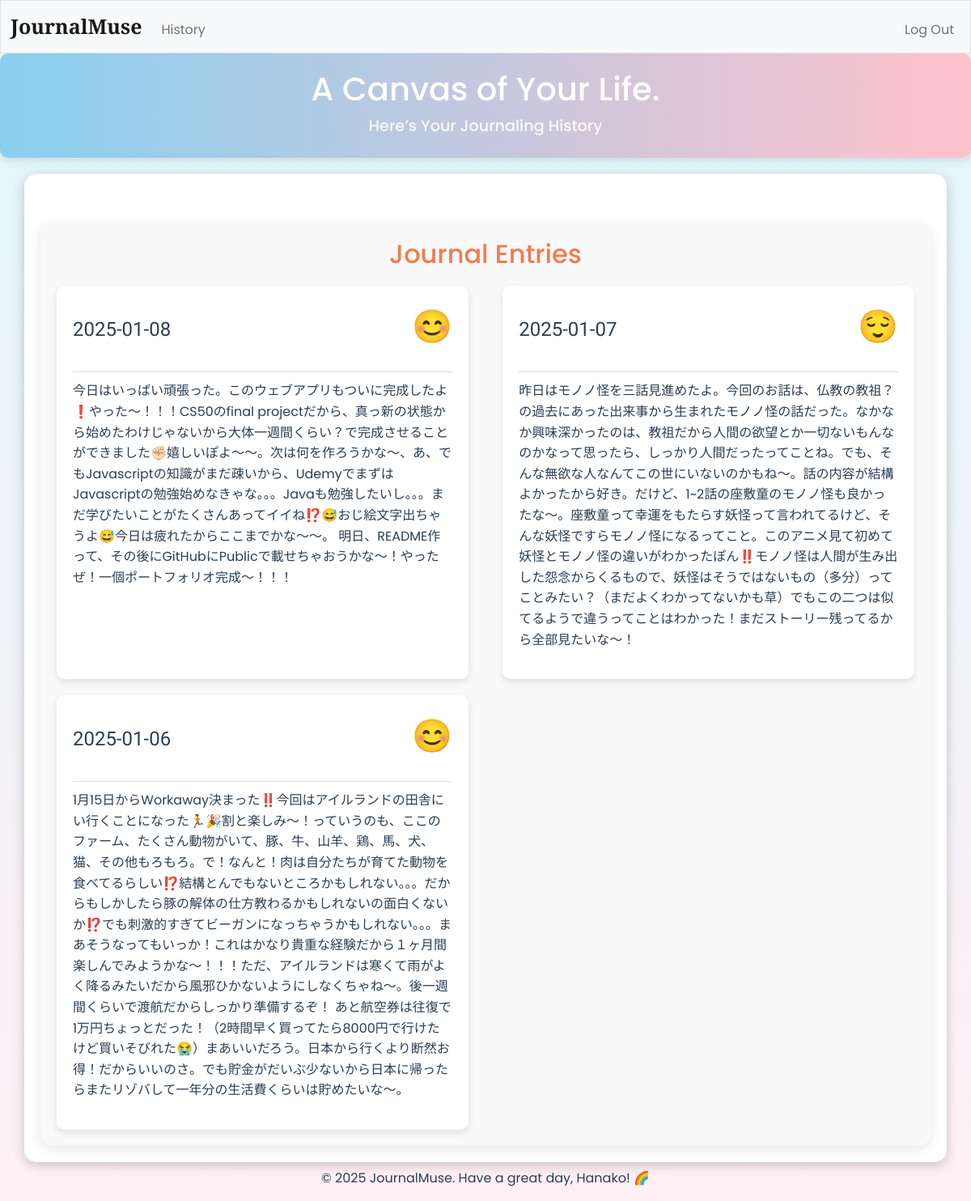
/history (signed in), run on an earlier commit of the app's database.
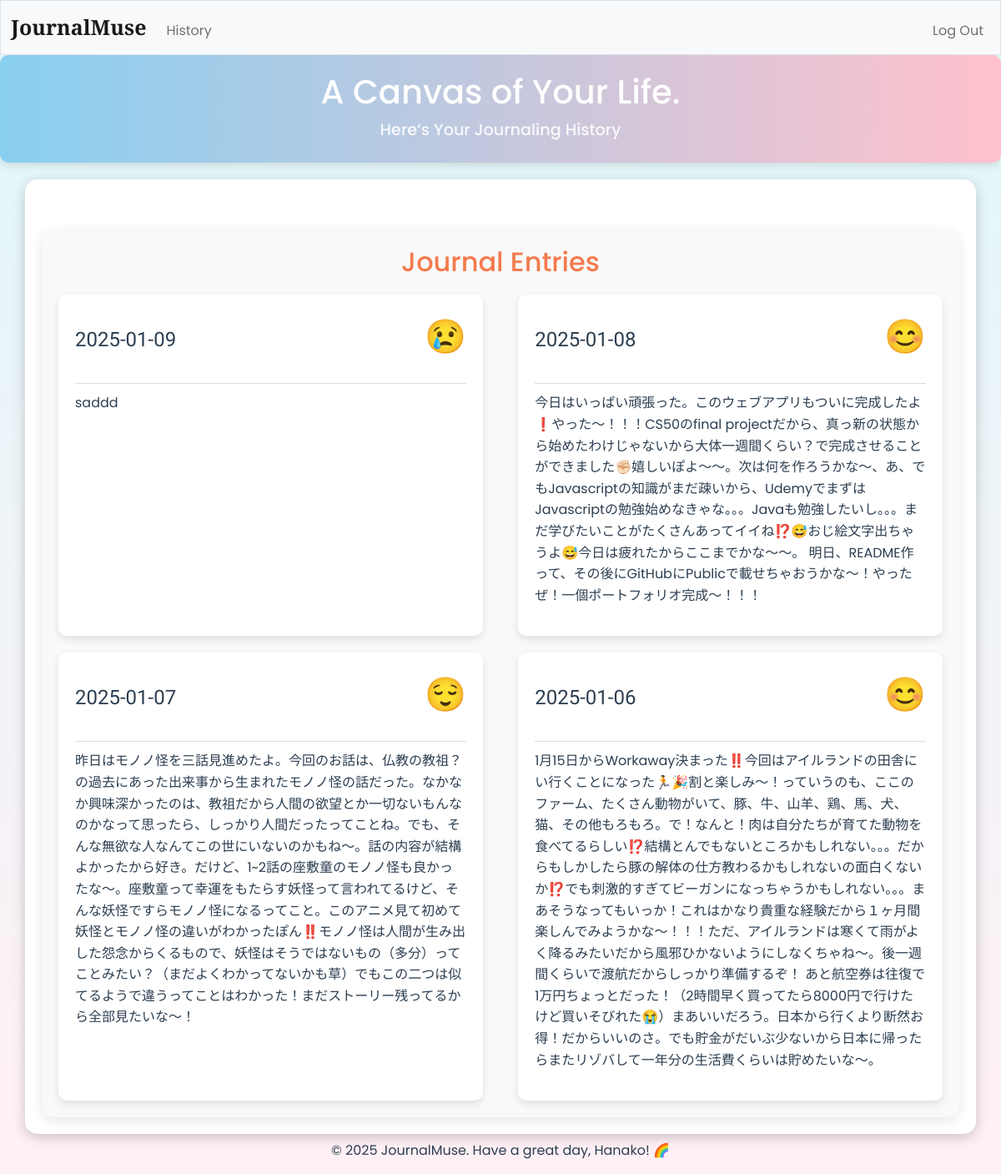
And on a later commit of the database.
### tables this page shows
CREATE TABLE journals (
    user_id INTEGER NOT NULL,
    date TEXT NOT NULL,
    feeling TEXT NOT NULL,
    description TEXT NOT NULL,
    FOREIGN KEY(user_id) REFERENCES users(id)
);

### app/app_route.py (the view)
@app.route("/history")
@login_required
def calendar():
    user_id = session["user_id"]
    db = get_db()
    cursor = db.cursor()
    cursor.execute("SELECT username FROM users WHERE id = ?", (user_id,))
    username = cursor.fetchall()
    username = username[0]
    cursor.execute("SELECT date, feeling, description FROM journals WHERE user_id = ? ORDER BY date desc", (user_id,))
    data = cursor.fetchall()
    data = data
    return render_template("history.html", data=data, username=username)

### app/app_route.py (called while the page is built)
def get_db():
    if "db" not in g:
        g.db = sqlite3.connect("data.db", check_same_thread=False)
    return g.db

@app.after_request
def after_request(response):
    response.headers["Cache-Control"] = "no-cache, no-store, must-revalidate"
    response.headers["Expires"] = 0
    response.headers["Pragma"] = "no-cache"
    return response

### app/helpers.py (called while the page is built)
def login_required(f):
    @wraps(f)
    def decorated_function(*args, **kwargs):
        if session.get("user_id") is None:
            return redirect("/login")
        return f(*args, **kwargs)
    return decorated_function

### app/templates/history.html (shortened to what this page needs)
{% extends "layout2.html" %}
{% block css_file %}
<link href="/static/new_main_page.css" rel="stylesheet">
{% endblock %}
{% block main %}
<header class="top-bar">
    <div class="user-info">
        <h2>A Canvas of Your Life.</h2>
        <h4>Here’s Your Journaling History</h4>
    </div>
</header>
<main>
    <section class="history-section">
        <h2>Journal Entries</h2>
        <div class="history-container">
            {% for entry in data %}
            <div class="history-entry">
                <div class="entry-header">
                    <h3>{{ entry[0] }}</h3>
                    <p>{{ entry[1] }}</p>
                </div>
                <p class="entry-description">{{ entry[2] }}</p>
            </div>
            {% endfor %}
        </div>
    </section>
</main>
<footer>
    <p>© 2025 JournalMuse. Have a great day, {{ username[0] }}! 🌈</p>
</footer>
{% endblock %}

What changed in the data, as far as the page shows it:
added journals: date "2025-01-09", feeling "😢", description "saddd"
